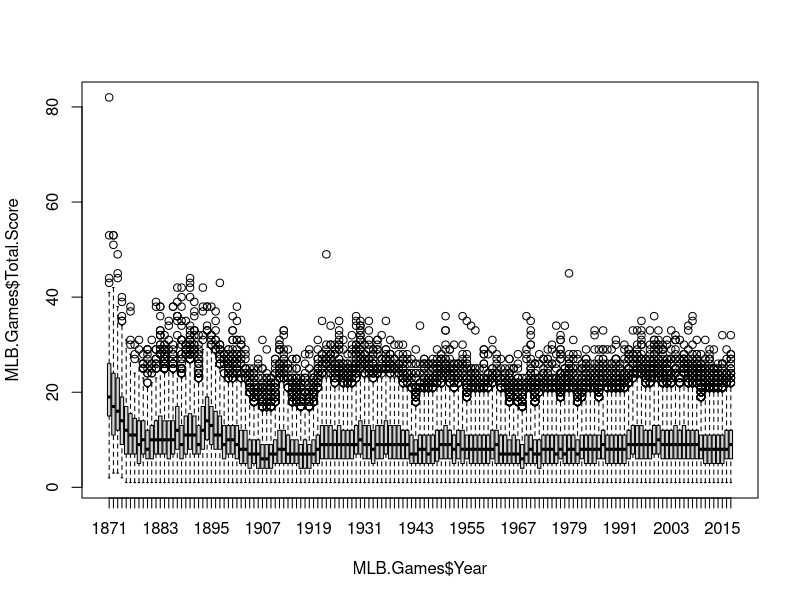

This chart was generated by the following R code:
MLB.Games <- read.csv("MLB-years.csv")

summary(MLB.Games$Win.Score)
summary(MLB.Games$Lose.Score)

summary(MLB.Games$Total.Score)

boxplot(MLB.Games$Total.Score~MLB.Games$Year)
